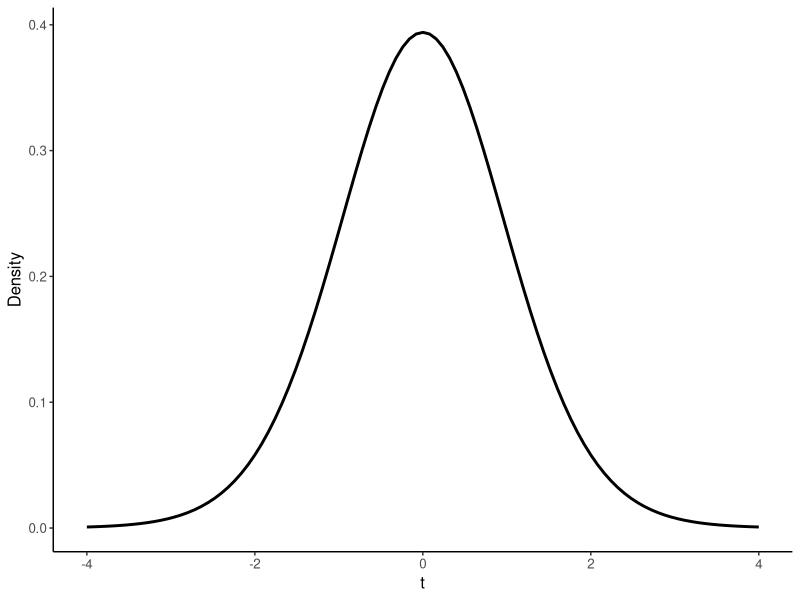
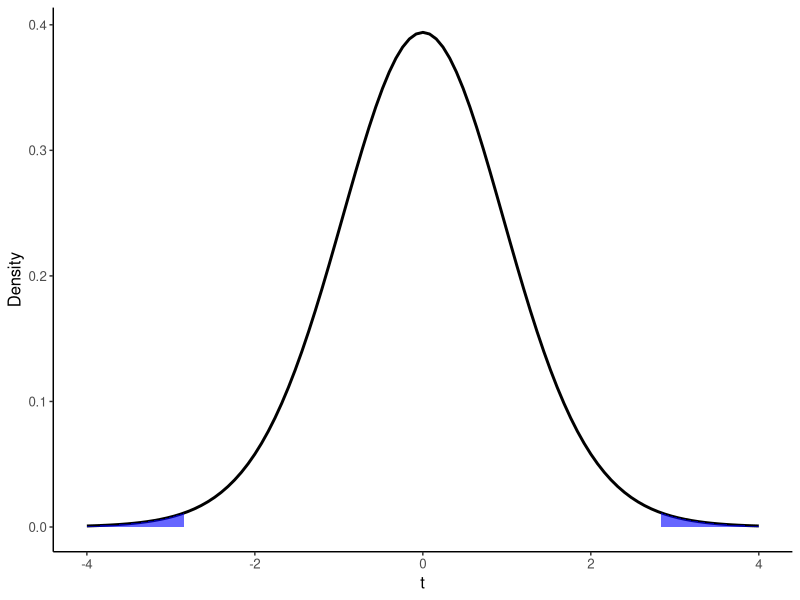

Reproduce these figures in R, in order.
## ---- chunk 1
#| echo: false


library(tidyverse)
## ---- chunk 2
#| echo: false
#| fig.height: 2.5
#| fig.width: 4
#| fig.align: center
data.frame(x = seq(-4, 4, length = 100)) |>
  ggplot(aes(x = x)) +
  stat_function(fun = dt, args = list(df = 20), linewidth = 1) +
  labs(y = "Density", x = "t") +
  theme_classic() +
  theme(text = element_text(size=12))
## ---- chunk 3
#| echo: false
#| fig.height: 3
#| fig.width: 6
#| fig.align: center
data.frame(x = seq(-4, 4, length = 100)) |>
  ggplot(aes(x = x)) +
  stat_function(fun = dt, args = list(df = 20), linewidth = 1) +
  stat_function(fun = dt, args = list(df = 20),
                xlim = c(-4,-2.84),
                geom = "area", fill = "blue", alpha = 0.6) +
stat_function(fun = dt, args = list(df = 20),
                xlim = c(2.84, 4),
                geom = "area", fill = "blue", alpha = 0.6) +
  labs(y = "Density", x = "t") +
  theme_classic() +
  theme(text = element_text(size=12))
